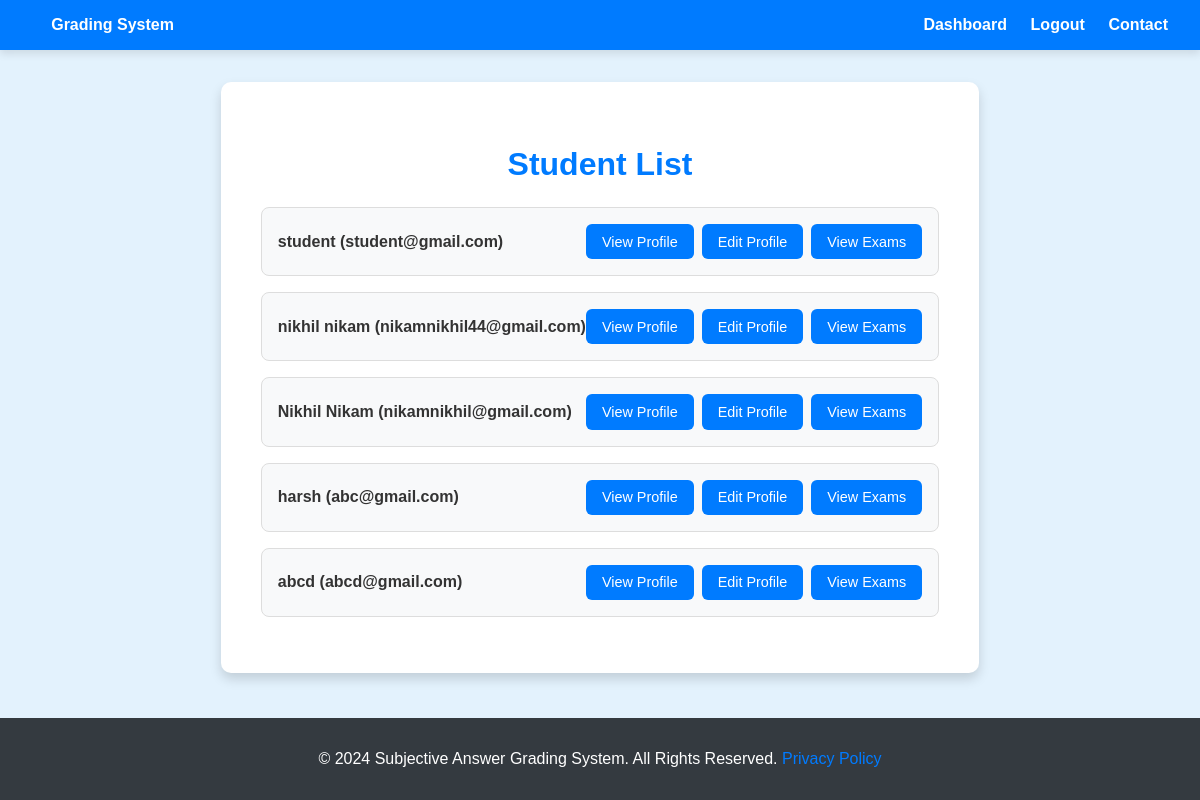
/view_students (signed in), run on an earlier commit of the app's database.
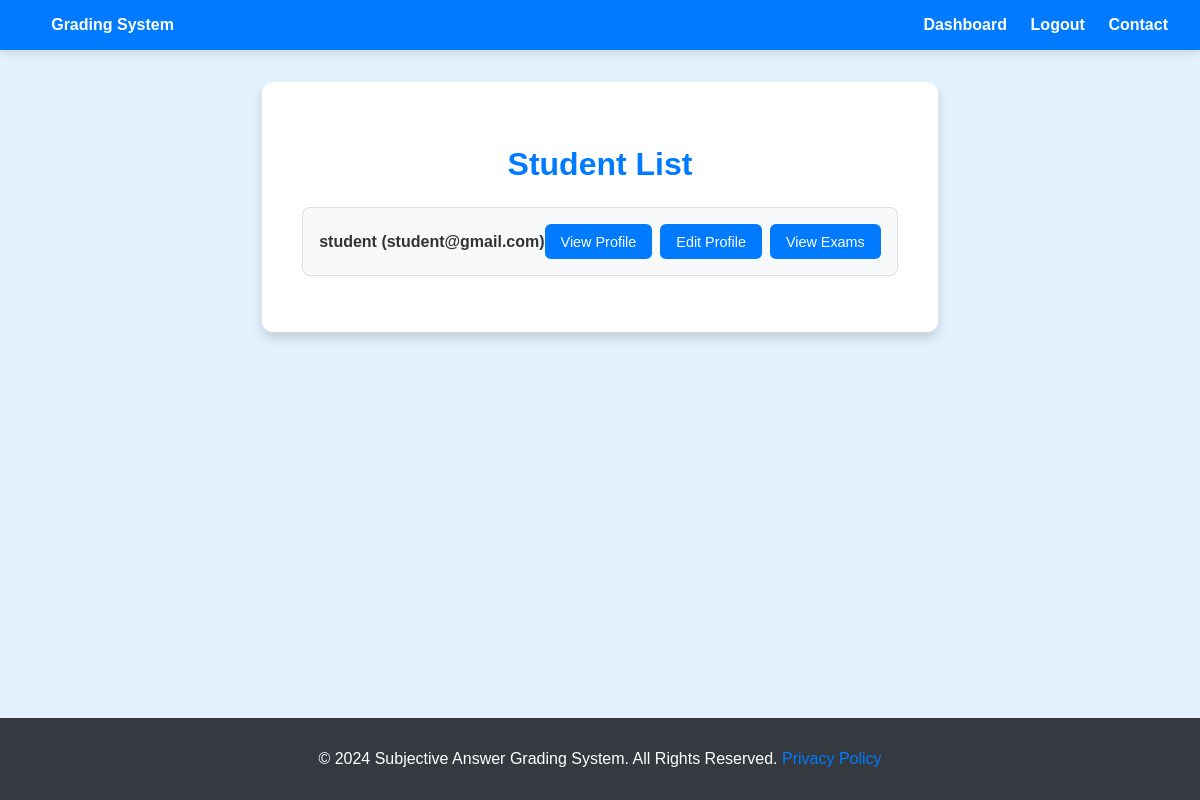
And on a later commit of the database.
### models.py (models this page shows, shortened)
class Student(db.Model):
    __tablename__ = 'students'
    id = db.Column(db.Integer, primary_key=True)
    username = db.Column(db.String(150), unique=True, nullable=False)
    email = db.Column(db.String(150), unique=True, nullable=False)
    password = db.Column(db.String(200), nullable=False)

### app.py (the view)
@app.route('/view_students', methods=['GET'])
def view_students():
    if 'role' not in session or session['role'] != 'teacher':
        return redirect(url_for('teacher_login'))
    students = Student.query.all()
    return render_template('view_students.html', students=students)

### templates/view_students.html (shortened to what this page needs)
<!DOCTYPE html>
<html lang="en">
<head>
</head>
<body>
    <div class="navbar">
        <div class="logo">
            <a href="#">Grading System</a>
        </div>
        <div class="nav-links">
            <a href="{{ url_for('teacher_dashboard') }}">Dashboard</a>
            <a href="{{ url_for('logout') }}">Logout</a>
            <a href="#">Contact</a>
        </div>
    </div>
    <div class="content">
        <h1>Student List</h1>
        {% if students %}
        <ul>
            {% for student in students %}
            <li>
                <span>{{ student.username }} ({{ student.email }})</span>
                <div class="button-container">
                    <a href="{{ url_for('view_student_profile', student_id=student.id) }}">
                        <button>View Profile</button>
                    </a>
                    <a href="{{ url_for('edit_student_profile', student_id=student.id) }}">
                        <button>Edit Profile</button>
                    </a>
                    <a href="{{ url_for('view_student_exams', student_id=student.id) }}">
                        <button>View Exams</button>
                    </a>
                </div>
            </li>
            {% endfor %}
        </ul>
        {% else %}
        <p class="no-students">No students available.</p>
        {% endif %}
    </div>
    <div class="footer">
        <p>&copy; 2024 Subjective Answer Grading System. All Rights Reserved. <a href="#">Privacy Policy</a></p>
    </div>
</body>
</html>

### templates/view_students.html (style rules this page uses)
body { font-family: 'Arial', sans-serif; margin: 0; padding: 0; background-color: #E3F2FD; color: #333; display: flex; flex-direction: column; min-height: 100vh; }
h1 { text-align: center; margin: 1.5rem 0; color: #007BFF; }
.content { max-width: 900px; margin: 2rem auto; background: #FFFFFF; padding: 2.5rem; border-radius: 10px; box-shadow: 0 6px 12px rgba(0, 0, 0, 0.15); transition: transform 0.3s ease-in-out; }
ul { list-style-type: none; padding: 0; margin: 0; }
li { background: #F8F9FA; margin: 1rem 0; padding: 1rem; border: 1px solid #DDD; border-radius: 8px; display: flex; justify-content: space-between; align-items: center; transition: box-shadow 0.3s ease-in-out; }
li span { font-size: 1rem; font-weight: bold; color: #333; }
.button-container { display: flex; gap: 8px; }
button { background-color: #007BFF; color: white; border: none; border-radius: 6px; padding: 0.6rem 1rem; font-size: 0.9rem; cursor: pointer; transition: background-color 0.3s ease, transform 0.2s ease; }
a { text-decoration: none; }
.navbar { background-color: #007BFF; color: white; padding: 1rem 2rem; position: sticky; top: 0; z-index: 1000; display: flex; justify-content: space-between; align-items: center; box-shadow: 0px 4px 8px rgba(0, 0, 0, 0.1); }
.navbar a { color: white; text-decoration: none; margin-left: 1.2rem; font-weight: bold; transition: color 0.3s ease; }
.footer { background-color: #343A40; color: white; text-align: center; padding: 1rem; margin-top: auto; }
.footer a { color: #007BFF; text-decoration: none; }

What changed in the data, as far as the page shows it:
removed Student: username "nikhil nikam", email "nikamnikhil44@gmail.com"
removed Student: username "Nikhil Nikam", email "nikamnikhil@gmail.com"
removed Student: username "harsh", email "abc@gmail.com"
removed Student: username "abcd", email "abcd@gmail.com"
